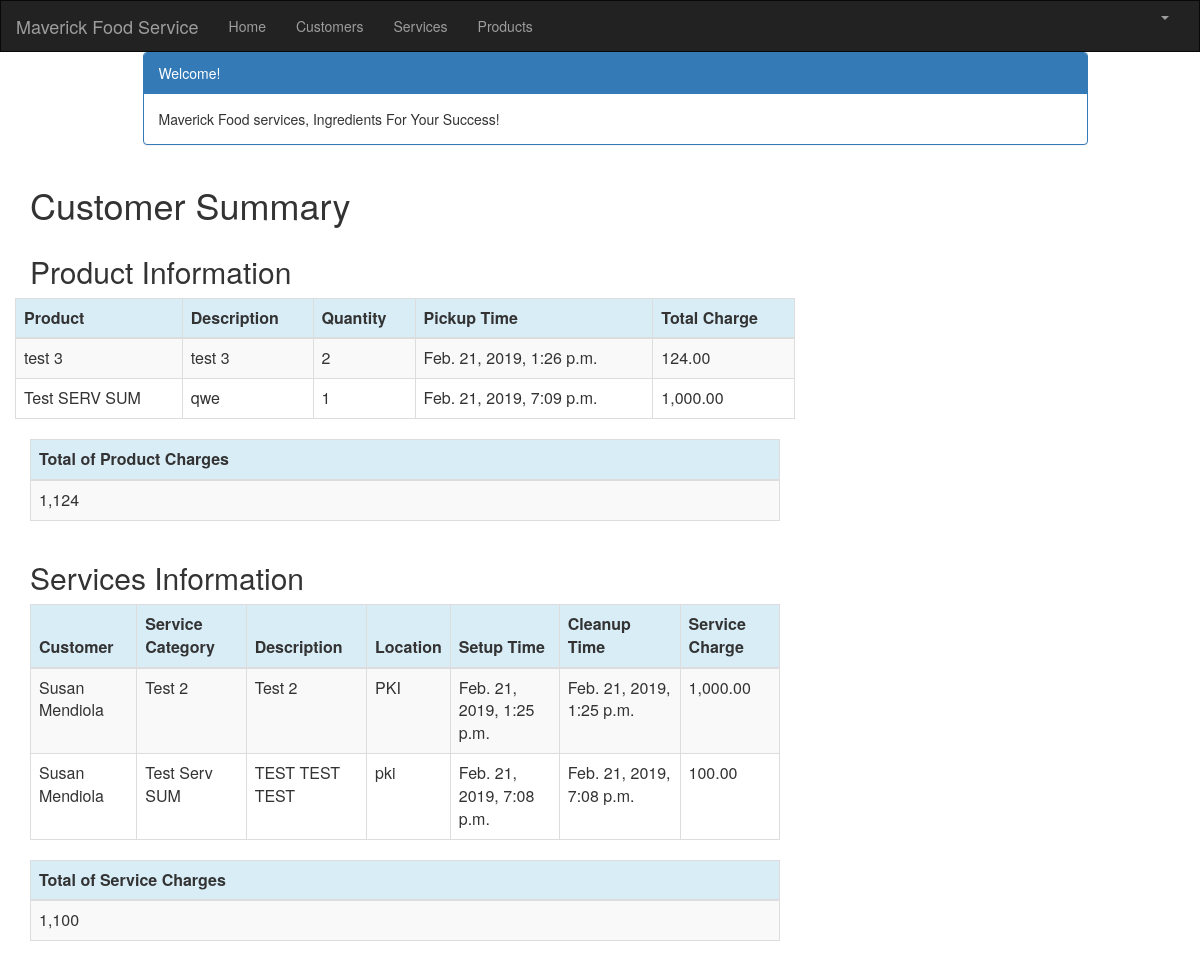
Page /customer/2/summary/ (signed in) on the committed database.
### crm/models.py (models this page shows, shortened)
class Product(models.Model):
    cust_name = models.ForeignKey(Customer, on_delete=models.CASCADE, related_name='products')
    product = models.CharField(max_length=100)
    p_description = models.TextField()
    quantity = models.IntegerField()
    pickup_time = models.DateTimeField(
        default=timezone.now)
    charge = models.DecimalField(max_digits=10, decimal_places=2)
    created_date = models.DateTimeField(
        default=timezone.now)
    updated_date = models.DateTimeField(auto_now_add=True)

class Service(models.Model):
    cust_name = models.ForeignKey(Customer, on_delete=models.CASCADE, related_name='services')
    service_category = models.CharField(max_length=100)
    description = models.TextField()
    location = models.CharField(max_length=200)
    setup_time = models.DateTimeField(
        default=timezone.now)
    cleanup_time = models.DateTimeField(
        default=timezone.now)
    service_charge = models.DecimalField(max_digits=10, decimal_places=2)
    created_date = models.DateTimeField(
        default=timezone.now)
    updated_date = models.DateTimeField(auto_now_add=True)

class Customer(models.Model):
    cust_name = models.CharField(max_length=50)
    organization = models.CharField(max_length=100, blank=True)
    role = models.CharField(max_length=100)
    email = models.EmailField(max_length=100)
    bldgroom = models.CharField(max_length=100)
    address = models.CharField(max_length=200)
    account_number = models.IntegerField(blank=False, null=False)
    city = models.CharField(max_length=50)
    state = models.CharField(max_length=50)
    zipcode = models.CharField(max_length=10)
    phone_number = models.CharField(max_length=50)
    created_date = models.DateTimeField(
        default=timezone.now)
    updated_date = models.DateTimeField(auto_now_add=True)
    def __str__(self):
        return str(self.cust_name)

### crm/views.py (the view)
# urls.py: path('customer/<int:pk>/summary/', views.summary, name='summary'),
@login_required
def summary(request, pk):
    customer = get_object_or_404(Customer, pk=pk)
    customers = Customer.objects.filter(created_date__lte=timezone.now())
    services = Service.objects.filter(cust_name=pk)
    products = Product.objects.filter(cust_name=pk)
    sum_service_charge = Service.objects.filter(cust_name=pk).aggregate(Sum('service_charge'))
    sum_product_charge = Product.objects.filter(cust_name=pk).aggregate(Sum('charge'))
    return render(request, 'crm/summary.html', {'customers': customers,
                                                    'products': products,
                                                    'services': services,
                                                    'sum_service_charge': sum_service_charge,
                                                    'sum_product_charge': sum_product_charge,
                                                })

### crm/templates/crm/summary.html
{% extends 'crm/base.html' %}
{% block content %}
{% load mathfilters %}
{% load humanize %}
<div class="container">
    <div class="row">
        <div class="col-md-10 col-md-offset-1">
            <div class="panel panel-primary">
                <div class="panel-heading">Welcome!</div>
                <div class="panel-body">
                    Maverick Food services, Ingredients For Your Success!
                </div>
            </div>
        </div>
    </div>
</div>
<div class="row">
    <h1 style="padding-left: 15Px">Customer Summary</h1>
</div>
<div class="row">
    <h2 style="padding-left: 15Px">Product Information</h2>
</div>
<div class="row">
    <table class="table table-striped table-bordered table-hover">
        <thead>
        <tr class="bg-info">
            <th>Product</th>
            <th>Description</th>
            <th>Quantity</th>
            <th>Pickup Time</th>
            <th>Total Charge</th>
        </tr>
        </thead>
        <tbody>
        {% for product in products %}
        <tr>
            <td>{{ product.product }}</td>
            <td>{{ product.p_description }}</td>
            <td>{{ product.quantity|intcomma }}</td>
            <td>{{ product.pickup_time }}</td>
            <td>{{ product.charge|intcomma }}</td>
        </tr>
        {% endfor %}
        </tbody>
    </table>
</div>
<div>
<table class="table table-striped table-bordered table-hover">
    <thead>
    <tr class="bg-info">
        <th>Total of Product Charges</th>
    </tr>
    </thead>
    <tbody>
    <tr>
        <td>{{ sum_product_charge.charge__sum|intcomma }}</td>
    </tr>
    </tbody>
</table>
</div>
<div class="row">
    <h2 style="padding-left: 15Px">Services Information</h2>
</div>
<div>
    <table class="table table-striped table-bordered table-hover">
        <thead>
        <tr class="bg-info">
            <th>Customer</th>
            <th>Service Category</th>
            <th>Description</th>
            <th>Location</th>
            <th>Setup Time</th>
            <th>Cleanup Time</th>
            <th>Service Charge</th>
        </tr>
        </thead>
        <tbody>
        {% for service in services %}
        <tr>
            <td>{{ service.cust_name }}</td>
            <td>{{ service.service_category }}</td>
            <td>{{ service.description }}</td>
            <td>{{ service.location }}</td>
            <td>{{ service.setup_time }}</td>
            <td>{{ service.cleanup_time }}</td>
            <td>{{ service.service_charge|intcomma }}</td>
        </tr>
        {% endfor %}
        </tbody>
    </table>
    <table class="table table-striped table-bordered table-hover">
        <thead>
        <tr class="bg-info">
            <th>Total of Service Charges</th>
        </tr>
        </thead>
        <tbody>
        <tr>
            <td>{{ sum_service_charge.service_charge__sum|intcomma }}</td>
        </tr>
        </tbody>
    </table>
    {% endblock %}

### rows in the picture
Product: product "test 3", p_description "test 3", quantity "2", pickup_time "Feb. 21, 2019, 1:26 p.m.", charge "124.00"
Product: product "Test SERV SUM", p_description "qwe", quantity "1", pickup_time "Feb. 21, 2019, 7:09 p.m.", charge "1,000.00"
Service: cust_name "Susan Mendiola", service_category "Test 2", description "Test 2", location "PKI", setup_time "Feb. 21, 2019, 1:25 p.m.", cleanup_time "Feb. 21, 2019, 1:25 p.m.", service_charge "1,000.00"
Service: cust_name "Susan Mendiola", service_category "Test Serv SUM", description "TEST TEST TEST", location "pki", setup_time "Feb. 21, 2019, 7:08 p.m.", cleanup_time "Feb. 21, 2019, 7:08 p.m.", service_charge "100.00"

### other values in the picture
{{ sum_product_charge.charge__sum|intcomma }} "1,124"
{{ sum_service_charge.service_charge__sum|intcomma }} "1,100"
